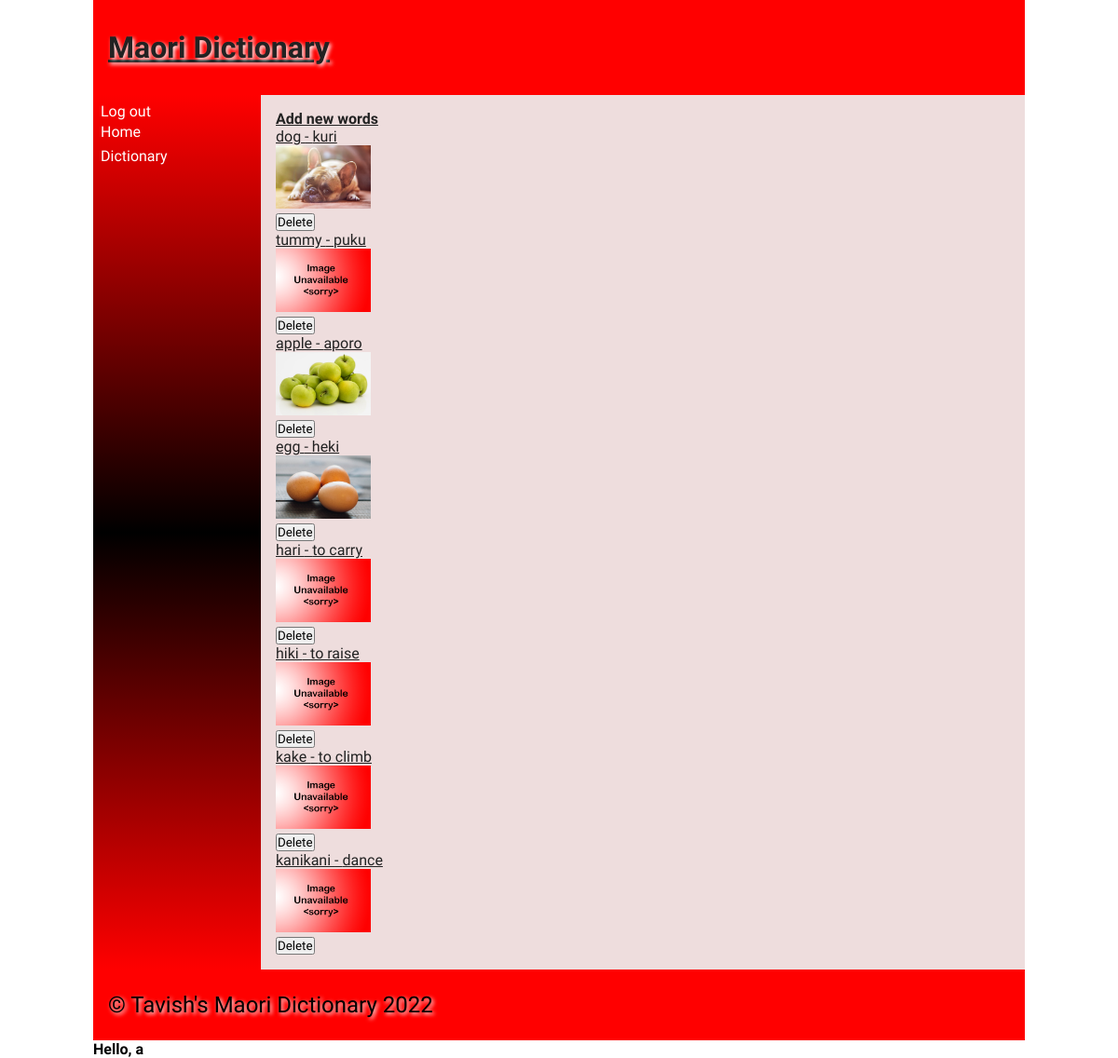
Page /dictionary (signed in) on the committed database.
### tables this page shows
CREATE TABLE "words"
(
    id         integer
        constraint words_pk
            primary key autoincrement,
    english    varchar(30),
    maori      varchar(30),
    definition varchar(200),
    level      integer(2),
    image      varchar(15),
    userid     integer
        references users,
    timestamp  DATETIME
);

### app.py (the view)
@app.route('/dictionary', methods=['GET', 'POST'])
def render_dictionary():
    con = create_connection(DB_NAME)
    query = "SELECT english, maori, image FROM words ORDER BY id"  # initially displays all the words in english, and sorts them by id so that newly added words are shown at the bottom
    cur = con.cursor()
    cur.execute(query)
    words_list = cur.fetchall()
    con.close()
    return render_template("dictionary.html", words=words_list, logged_in=is_logged_in())

### app.py (called while the page is built)
def is_logged_in():
    if session.get('email') is None:  # if email not entered, then user isn't logged in
        print('Not logged in')
        return False
    else:
        print('Logged in')  # if email is entered then user is logged in
        return True

def create_connection(db_file):
    try:
        connection = sqlite3.connect(db_file)
        connection.execute('pragma foreign_keys=ON')
        return connection
    except Error as e:
        print(e)
    return None

### templates/dictionary.html
{% extends "base.html" %}
{%block heading%}<a href="/"><strong> Maori Dictionary</strong></a> {% endblock %}
{% block main %}
<div class="button-group">
    {% if logged_in %}
    <a href="/add_word"><strong> Add new words</strong></a>
    {% else %} <a href="/login"> <strong>log in if you're a teacher to add/delete words</strong> </a>
    {% endif %}
</div>
<div id="words">
    {% for words in words %}
    <div class="product-box">
        <ul><a href="/words/{{words[0]}}"> {{words[0]}} - {{words[1]}}</a></ul>
        <img class="imgthumb" src="/static/images/{{words[2] }}">
        {% if logged_in %}
        <form method="post" action="DeleteConfirm">
            <button type="submit" name="Delete_Word" value="{{words[0]}}">Delete</button>
        </form>
        {% endif %}
        {% endfor %}
    </div>
</div>
{% endblock %}

### static/css/style.css (style rules this page uses)
* { font-family: Comfortaa, sans-serif; margin: 0; padding: 0; box-sizing: border-box; }
a { color: #222; }
img { width: 100%; }
.imgthumb { width: 13%; }

### rows in the picture
words: english "dog", maori "kuri", image (picture)
words: english "tummy", maori "puku", image (placeholder picture)
words: english "apple", maori "aporo", image (picture)
words: english "egg", maori "heki", image (picture)
words: english "hari", maori "to carry", image (placeholder picture)
words: english "hiki", maori "to raise", image (placeholder picture)
words: english "kake", maori "to climb", image (placeholder picture)
words: english "kanikani", maori "dance", image (placeholder picture)

### other values in the picture
{{ session.firstname }} "a"
